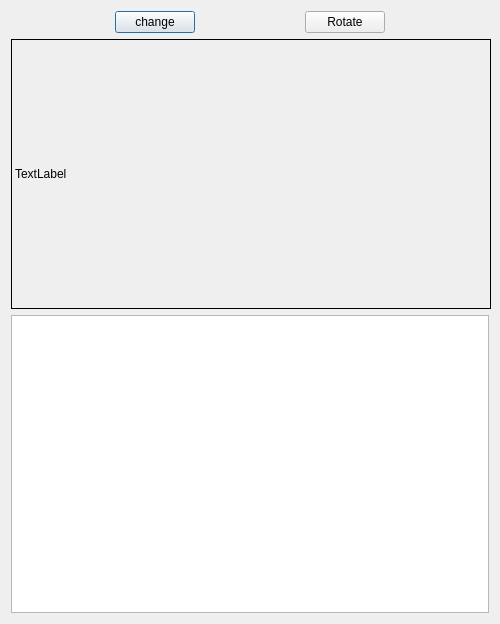
<?xml version="1.0" encoding="UTF-8"?>
<ui version="4.0">
 <class>cameraInspectDialog</class>
 <widget class="QDialog" name="cameraInspectDialog">
  <property name="geometry">
   <rect>
    <x>0</x>
    <y>0</y>
    <width>500</width>
    <height>624</height>
   </rect>
  </property>
  <property name="sizePolicy">
   <sizepolicy hsizetype="Preferred" vsizetype="Preferred">
    <horstretch>0</horstretch>
    <verstretch>0</verstretch>
   </sizepolicy>
  </property>
  <property name="minimumSize">
   <size>
    <width>500</width>
    <height>0</height>
   </size>
  </property>
  <property name="maximumSize">
   <size>
    <width>500</width>
    <height>16777215</height>
   </size>
  </property>
  <property name="windowTitle">
   <string>Dialog</string>
  </property>
  <layout class="QVBoxLayout" name="verticalLayout_2">
   <item>
    <layout class="QVBoxLayout" name="verticalLayout" stretch="0,0,0">
     <item>
      <layout class="QHBoxLayout" name="horizontalLayout" stretch="1,0">
       <item>
        <widget class="QPushButton" name="changeCameraButton">
         <property name="sizePolicy">
          <sizepolicy hsizetype="Fixed" vsizetype="Fixed">
           <horstretch>0</horstretch>
           <verstretch>0</verstretch>
          </sizepolicy>
         </property>
         <property name="layoutDirection">
          <enum>Qt::LayoutDirection::LeftToRight</enum>
         </property>
         <property name="text">
          <string>change</string>
         </property>
        </widget>
       </item>
       <item>
        <widget class="QPushButton" name="rotateButton">
         <property name="sizePolicy">
          <sizepolicy hsizetype="Fixed" vsizetype="Fixed">
           <horstretch>0</horstretch>
           <verstretch>0</verstretch>
          </sizepolicy>
         </property>
         <property name="text">
          <string>Rotate</string>
         </property>
        </widget>
       </item>
      </layout>
     </item>
     <item>
      <widget class="QLabel" name="cameraLabel">
       <property name="sizePolicy">
        <sizepolicy hsizetype="Expanding" vsizetype="Expanding">
         <horstretch>0</horstretch>
         <verstretch>1</verstretch>
        </sizepolicy>
       </property>
       <property name="minimumSize">
        <size>
         <width>480</width>
         <height>270</height>
        </size>
       </property>
       <property name="maximumSize">
        <size>
         <width>480</width>
         <height>270</height>
        </size>
       </property>
       <property name="styleSheet">
        <string notr="true">border: 1px solid black;</string>
       </property>
       <property name="text">
        <string>TextLabel</string>
       </property>
      </widget>
     </item>
     <item>
      <widget class="QTextEdit" name="inspectTextEdit">
       <property name="sizePolicy">
        <sizepolicy hsizetype="Expanding" vsizetype="Expanding">
         <horstretch>0</horstretch>
         <verstretch>1</verstretch>
        </sizepolicy>
       </property>
       <property name="readOnly">
        <bool>true</bool>
       </property>
      </widget>
     </item>
    </layout>
   </item>
  </layout>
 </widget>
 <resources/>
 <connections/>
</ui>
